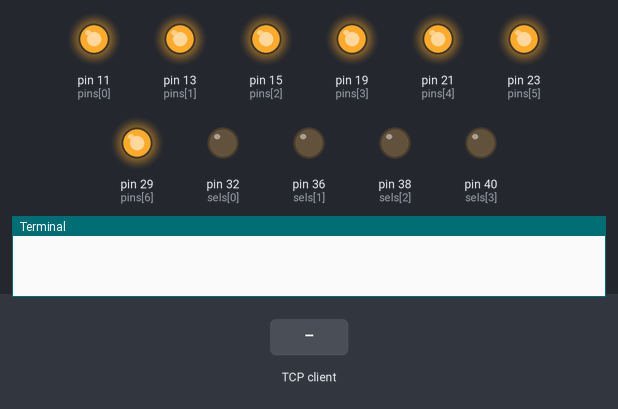
The program below on a simulated Raspberry Pi (header pin numbers). On the bench: output pins drawn as LEDs (lit = HIGH), the last lines printed to the terminal. Inputs (shaded band) come from the test bench. One TCP client connects 1 s after the port opens and stays connected.

Above: at 0.1 s.
At 2.2 s:
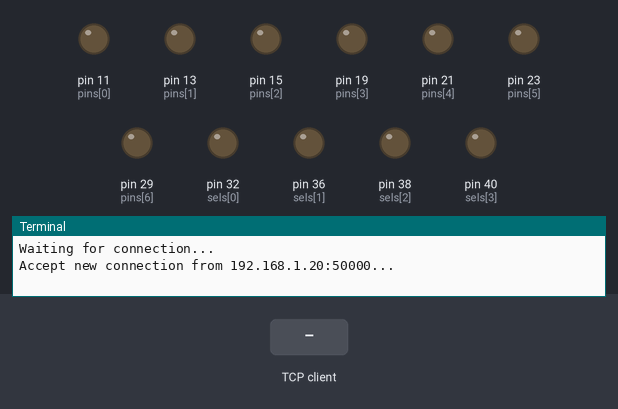
2.3 s: the TCP client sends "exit"
Timing chart, 0 to 5.3 s (numbered marks = the images above; inputs shaded):
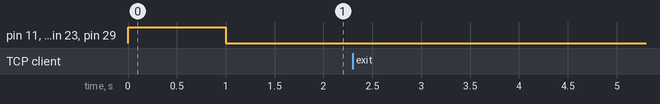

The program:

socket_server.py
```python
#!/usr/bin/env python
# encoding: utf-8

# 导入socket库:
import socket, time
import RPi.GPIO as GPIO

pins = [11, 13, 15, 19, 21, 23, 29] #GPIO ports
sels = [32, 36, 38, 40]             #GPIO ports to select led, there are four led lights
nums = [
        [1, 2, 3, 4, 5, 6],    #0
        [3, 4],                #1
        [2, 3, 7, 6, 5],       #2
        [2, 3, 7, 4, 5],       #3
        [1, 7, 3, 4],          #4
        [2, 1, 7, 4, 5],       #5
        [2, 1, 6, 5, 4, 7],    #6
        [2, 3, 4],             #7
        [1, 2, 3, 4, 5, 6, 7], #8
        [7, 1, 2, 3, 4, 5]     #9
    ]

GPIO.setmode(GPIO.BOARD)

#test
for i in pins + sels:
    GPIO.setup(i, GPIO.OUT)

GPIO.output(sels, 0)
GPIO.output(pins, 1)
time.sleep(1)
GPIO.output(pins, 0)

def flush(sel, n):
    #将选择的位负极置0,未选择的置1
    GPIO.output(sels, 1)
    GPIO.output(pins, 0)

    GPIO.output(sels[sel], 0)
    #先将所有笔画置0，再将相应数字笔画置1
    digital = [pins[i - 1] for i in nums[n]]
    GPIO.output(digital, 1)

def clean():
    GPIO.output(sels, 0)
    GPIO.output(pins, 0)

# 创建一个socket:
s = socket.socket(socket.AF_INET, socket.SOCK_STREAM)
# 监听端口:
s.bind(('0.0.0.0', 9527))
s.listen(1)
print 'Waiting for connection...'

try:
    while True:
        # 接受一个新连接:
        sock, addr = s.accept()
        print 'Accept new connection from %s:%s...' % addr
        sock.send('Welcome!')
        while True:
            data = sock.recv(1024)
            time.sleep(0.3)
            if data == 'exit' or not data:
                sock.close()
                print 'Connection from %s:%s closed.' % addr
            else:
                dig = int(data) % 10
                flush(0, dig)
                time.sleep(2)
                clean()
except:
    GPIO.cleanup()
    print 'exit'
```
